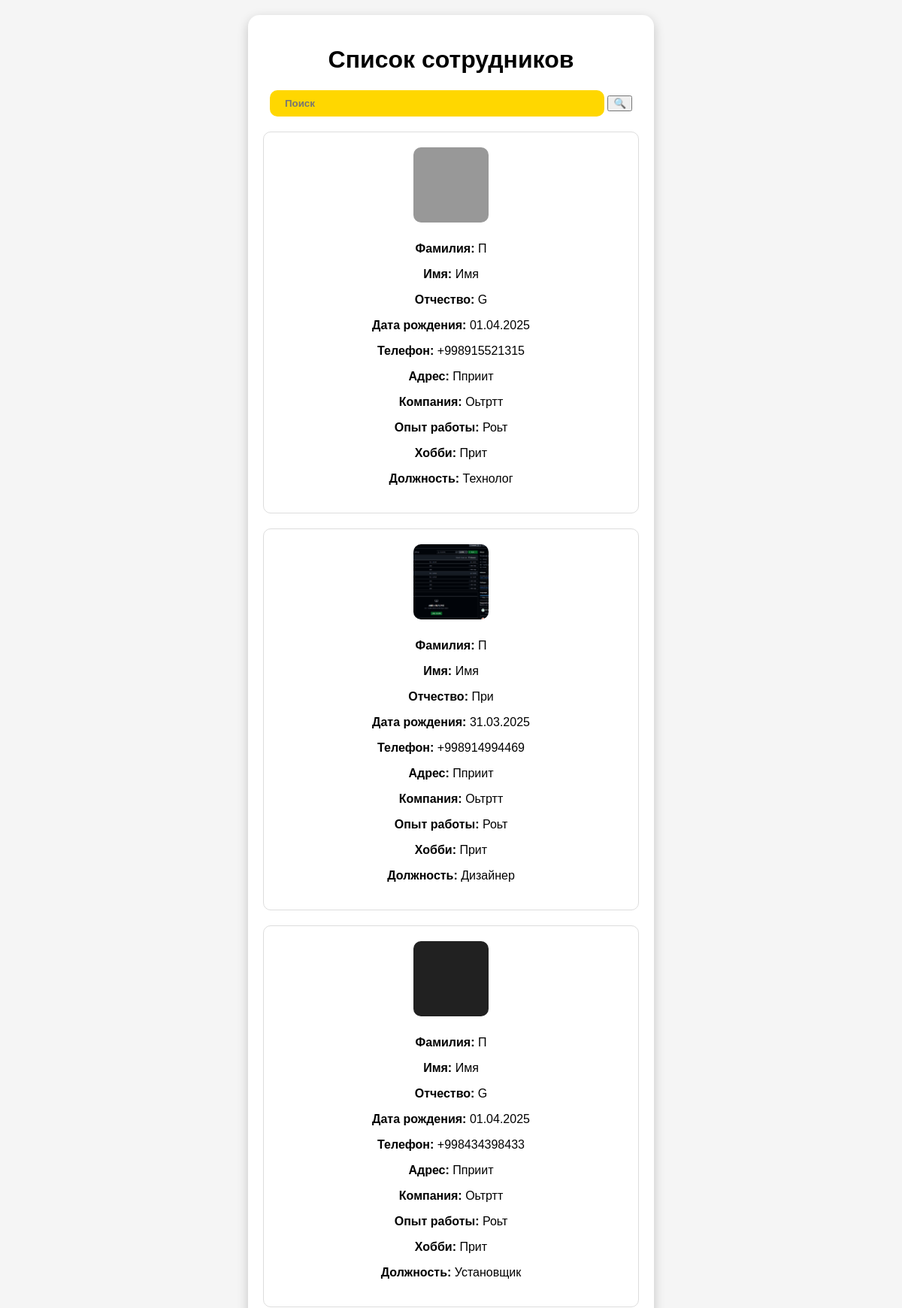
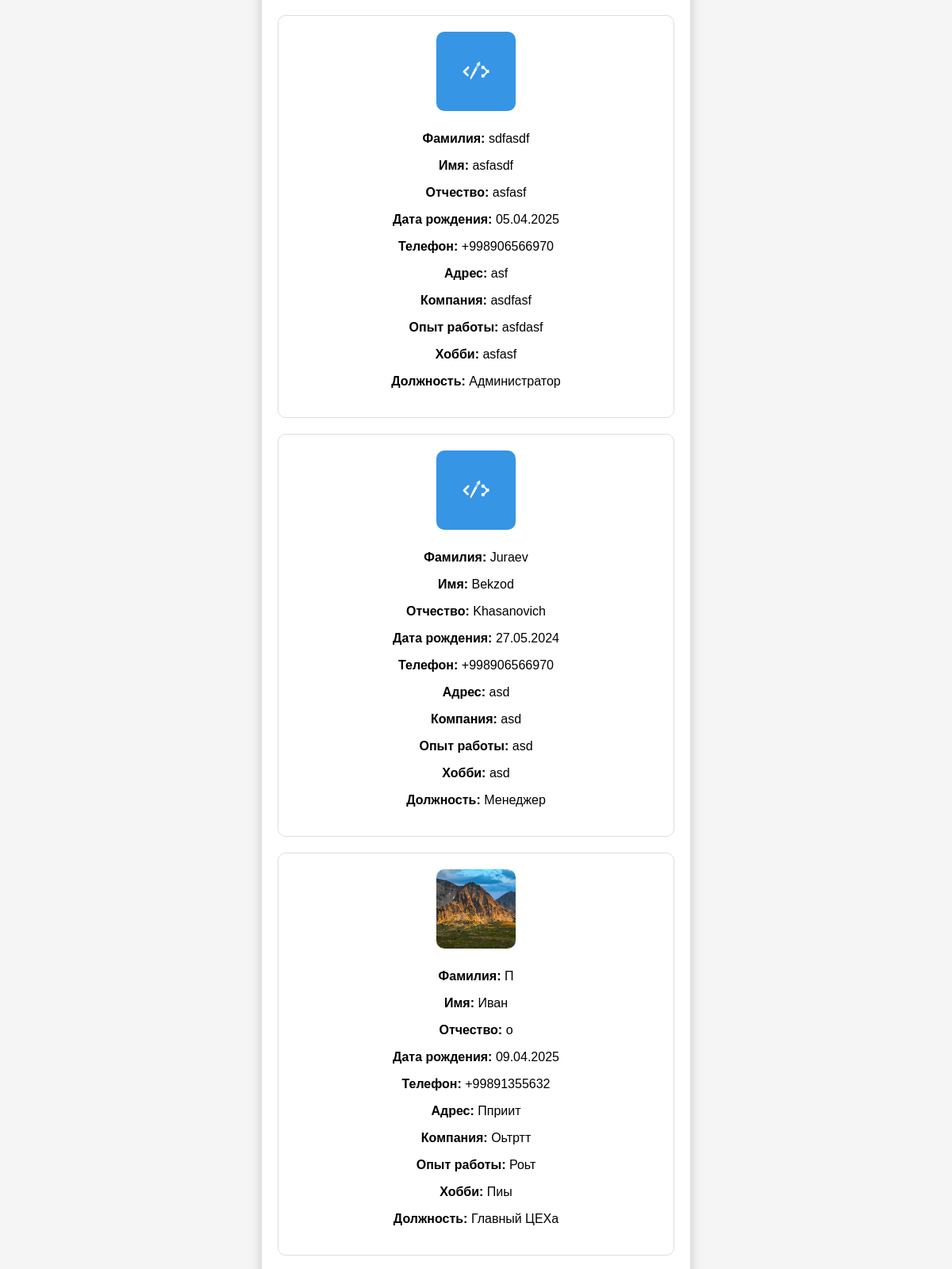
The page /staff/ (signed in, upper part) on the database its author committed (2 pictures, top to bottom).
### backend/models.py (models this page shows)
class Profile(models.Model):
    POSITION_CHOICES = [
        ("manager", "Менеджер"),
        ("admin", "Администратор"),
        ("supplier", "Снабженец"),
        ("chief", "Главный ЦЕХа"),
        ("installer", "Установщик"),
        ("technologist", "Технолог"),
        ("designer", "Дизайнер"),
    ]
    username = models.OneToOneField(User, on_delete=models.CASCADE, related_name='profile')
    name = models.CharField(max_length=200, null=True, blank=True, default=None)
    lastname = models.CharField(max_length=200, null=True, blank=True, default=None)
    middle_name = models.CharField(max_length=200, null=True, blank=True, default=None)
    date_birth = models.DateField(null=True, blank=True, default=None)
    phone = PhoneNumberField(blank=True)
    adress = models.CharField(max_length=200,blank=True)
    last_job=models.CharField(max_length=200,blank=True)
    work_exp=models.CharField(max_length=200,blank=True)
    position = models.CharField(max_length=20, choices=POSITION_CHOICES)
    hobby=models.CharField(max_length=60,blank=True)
    photo = models.ImageField(blank=True, upload_to='pictures/')
    approve=models.BooleanField(default=False)

### backend/views.py (the view)
# urls.py: path('staff/',views.Staff.as_view(),name='staff'),
class Staff(LoginRequiredMixin,TemplateView):
   template_name = 'staff.html'
   login_url = reverse_lazy('login')
   def get_context_data(self, *, object_list=None, **kwargs):
      context = super().get_context_data(**kwargs)
      search=self.request.GET.get('search')
      if search:
         context['profile'] = Profile.objects.filter(
            approve=True
         ).filter(
            Q(name__icontains=search) |
            Q(lastname__icontains=search) |
            Q(middle_name__icontains=search)  # Add more fields as necessary
         ).order_by('-id')
      else:
         context['profile'] = Profile.objects.filter(approve=True).order_by('-id')
      return context

### backend/templates/staff.html (shortened to what this page needs)
{% if request.user.profile.approve %}
<!DOCTYPE html>
<html lang="ru">
<head>
</head>
<body>
    <div class="container">
        <h1>Список сотрудников</h1>
        <form action="" method="GET">
            <div>
            <input type="text" placeholder="Поиск" class="header-btn" name="search" value="{{request.GET.search}}">
            <button type="submit"
          class="bg-blue-500 text-white px-4 py-2 rounded-r-2xl hover:bg-blue-600 transition">
    🔍
  </button>
                </div>
       </form>
        <div class="applications">
            {% for item in profile %}
            <div class="application">
                <img src="/{{item.photo}}" alt="Фото сотрудника" class="photo-placeholder">
                <div class="info">
                    <p><strong>Фамилия:</strong> {{item.lastname}}</p>
                    <p><strong>Имя:</strong> {{item.name}}</p>
                    <p><strong>Отчество:</strong> {{item.middle_name}}</p>
                    <p><strong>Дата рождения:</strong> {{ item.date_birth|date:"d.m.Y" }}</p>
                    <p><strong>Телефон:</strong> {{item.phone}}</p>
                    <p><strong>Адрес:</strong> {{item.adress}}</p>
                    <p><strong>Компания:</strong> {{item.last_job}}</p>
                    <p><strong>Опыт работы:</strong> {{item.work_exp}}</p>
                    <p><strong>Хобби:</strong> {{item.hobby}}</p>
                    <p><strong>Должность:</strong> {{item.get_position_display }}</p>
                </div>
            </div>
            {% endfor %}
        </div>
    </div>
</body>
</html>
{% else %}
{% include 'waiting.html' %}
{% endif %}

### backend/templates/staff.html (style rules this page uses)
body { font-family: 'Arial', sans-serif; background-color: #f5f5f5; margin: 0; padding: 20px; display: flex; justify-content: center; align-items: center; }
.container { background: white; padding: 20px; border-radius: 15px; box-shadow: 0 5px 15px rgba(0, 0, 0, 0.2); max-width: 90%; width: 500px; text-align: center; }
.header-btn { background: gold; color: black; font-weight: bold; padding: 10px 20px; border: none; border-radius: 10px; cursor: pointer; width:81%; margin-bottom: 20px; }
.application { padding: 20px; border: 1px solid #ddd; border-radius: 10px; margin-bottom: 20px; background: #fff; display: flex; flex-direction: column; align-items: center; }
.photo-placeholder { width: 100px; height: 100px; border-radius: 10px; margin-bottom: 10px; object-fit: cover; }

### rows shown on the page
Profile: photo (picture), lastname "П", name "Имя", middle_name "G", date_birth "01.04.2025", phone "+998915521315", adress "Пприит", last_job "Оьтртт", work_exp "Роьт", hobby "Прит", position "Технолог"
Profile: photo (picture), lastname "П", name "Имя", middle_name "При", date_birth "31.03.2025", phone "+998914994469", adress "Пприит", last_job "Оьтртт", work_exp "Роьт", hobby "Прит", position "Дизайнер"
Profile: photo (picture), lastname "П", name "Имя", middle_name "G", date_birth "01.04.2025", phone "+998434398433", adress "Пприит", last_job "Оьтртт", work_exp "Роьт", hobby "Прит", position "Установщик"
Profile: photo (picture), lastname "sdfasdf", name "asfasdf", middle_name "asfasf", date_birth "05.04.2025", phone "+998906566970", adress "asf", last_job "asdfasf", work_exp "asfdasf", hobby "asfasf", position "Администратор"
Profile: photo (picture), lastname "Juraev", name "Bekzod", middle_name "Khasanovich", date_birth "27.05.2024", phone "+998906566970", adress "asd", last_job "asd", work_exp "asd", hobby "asd", position "Менеджер"
Profile: photo (picture), lastname "П", name "Иван", middle_name "о", date_birth "09.04.2025", phone "+99891355632", adress "Пприит", last_job "Оьтртт", work_exp "Роьт", hobby "Пиы", position "Главный ЦЕХа"
